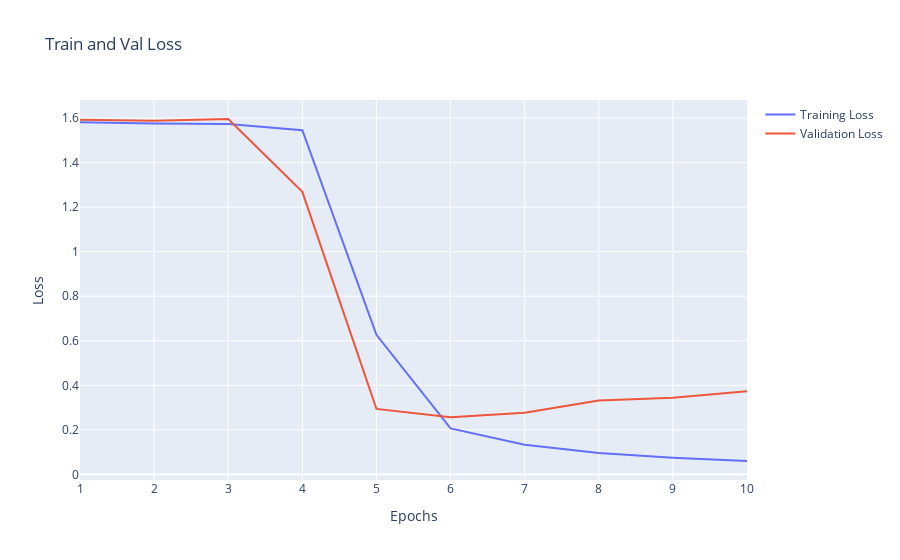

Here is the notebook cell this chart was saved with:
### Markdown cell above
## Training Evaluation

### Code cell
import plotly.graph_objects as go
fig = go.Figure()
fig.add_trace(go.Scatter(x=list(range(1, epochs + 1)), y=history.history['loss'], mode='lines', name='Training Loss'))
fig.add_trace(go.Scatter(x=list(range(1, epochs + 1)), y=history.history['val_loss'], mode='lines', name='Validation Loss'))
fig.update_layout(title='Train and Val Loss', xaxis=dict(title='Epochs'), yaxis=dict(title='Loss'))
fig.show()

### Figure 1 — Plotly figure (JSON) as saved in the notebook; plotly's stock layout.template omitted (floating-point values rounded to 4 significant figures)
{"data": [{"mode": "lines", "name": "Training Loss", "type": "scatter", "x": [1, 2, 3, 4, 5, 6, 7, 8, 9, 10], "y": [1.581, 1.575, 1.574, 1.545, 0.6266, 0.2065, 0.1326, 0.09573, 0.07467, 0.06006]}, {"mode": "lines", "name": "Validation Loss", "type": "scatter", "x": [1, 2, 3, 4, 5, 6, 7, 8, 9, 10], "y": [1.593, 1.588, 1.596, 1.269, 0.2941, 0.2567, 0.2769, 0.3314, 0.3437, 0.3732]}], "layout": {"title": {"text": "Train and Val Loss"}, "xaxis": {"title": {"text": "Epochs"}}, "yaxis": {"title": {"text": "Loss"}}}}
